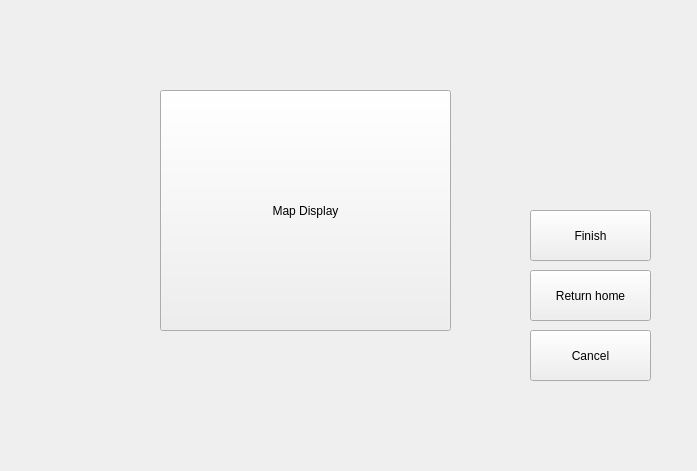
<?xml version="1.0" encoding="UTF-8"?>
<ui version="4.0">
 <class>mapexecution</class>
 <widget class="QWidget" name="mapexecution">
  <property name="geometry">
   <rect>
    <x>0</x>
    <y>0</y>
    <width>697</width>
    <height>471</height>
   </rect>
  </property>
  <property name="windowTitle">
   <string>Form</string>
  </property>
  <widget class="QPushButton" name="pushButton">
   <property name="geometry">
    <rect>
     <x>160</x>
     <y>90</y>
     <width>291</width>
     <height>241</height>
    </rect>
   </property>
   <property name="text">
    <string>Map Display</string>
   </property>
  </widget>
  <widget class="QPushButton" name="pushButton_2">
   <property name="geometry">
    <rect>
     <x>530</x>
     <y>210</y>
     <width>121</width>
     <height>51</height>
    </rect>
   </property>
   <property name="text">
    <string>Finish</string>
   </property>
  </widget>
  <widget class="QPushButton" name="pushButton_3">
   <property name="geometry">
    <rect>
     <x>530</x>
     <y>270</y>
     <width>121</width>
     <height>51</height>
    </rect>
   </property>
   <property name="text">
    <string>Return home</string>
   </property>
  </widget>
  <widget class="QPushButton" name="pushButton_4">
   <property name="geometry">
    <rect>
     <x>530</x>
     <y>330</y>
     <width>121</width>
     <height>51</height>
    </rect>
   </property>
   <property name="text">
    <string>Cancel</string>
   </property>
  </widget>
 </widget>
 <resources/>
 <connections/>
</ui>
